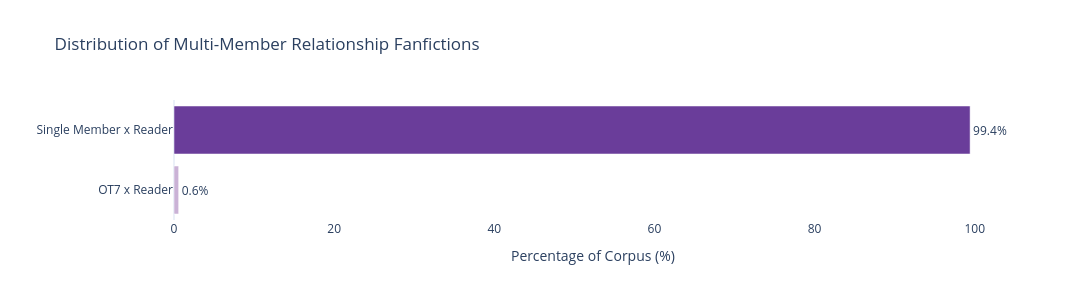

The notebook cell saved with this chart:
### Markdown cell above
### 4.4 Polyship Distribution

Checking manually annotated polyships with readers

### Code cell
# Copy dataframe
poly_df = fics.copy()

# Count values
poly_counts = (
    poly_df["polyship_human_flag"]
    .value_counts()
    .reset_index()
)

poly_counts.columns = [
    "Polyship Status",
    "Count"
]

# Convert boolean labels
poly_counts["Polyship Status"] = poly_counts["Polyship Status"].map({
    True: "OT7 x Reader",
    False: "Single Member x Reader"
})

# Percentage
poly_counts["Percentage"] = (
    poly_counts["Count"] / len(poly_df) * 100
)

# Sort descending
poly_counts = poly_counts.sort_values(
    "Percentage",
    ascending=False
).reset_index(drop=True)


# Horizontal bar chart
fig = go.Figure(
    go.Bar(
        y=poly_counts["Polyship Status"],
        x=poly_counts["Percentage"],
        orientation="h",
        text=[
            f"{x:.1f}%"
            for x in poly_counts["Percentage"]
        ],
        textposition="outside",
        marker_color=[
            "#6a3d9a",
            "#cab2d6"
        ]
    )
)

fig.update_layout(
    template="plotly_white",
    title="Distribution of Multi-Member Relationship Fanfictions",
    height=300,
    width=1100,
    xaxis=dict(
        title="Percentage of Corpus (%)",
        showgrid=False,
        showline=False
    ),
    yaxis=dict(
        title="",
        showgrid=False,
        showline=False
    )
)

# Highest percentage at top
fig.update_yaxes(
    categoryorder="array",
    categoryarray=poly_counts["Polyship Status"][::-1]
)

fig.show()

save_plotly_figure(
    fig,
    "06_multimembership_distribution",
    FICS_FIGURES_PATH
)

### Figure 1 — Plotly figure (JSON) as saved in the notebook; plotly's stock layout.template omitted (floating-point values rounded to 4 significant figures)
{"data": [{"marker": {"color": ["#6a3d9a", "#cab2d6"]}, "orientation": "h", "text": ["99.4%", "0.6%"], "textposition": "outside", "type": "bar", "x": [99.42, 0.5815], "y": ["Single Member x Reader", "OT7 x Reader"]}], "layout": {"height": 300, "title": {"text": "Distribution of Multi-Member Relationship Fanfictions"}, "width": 1100, "xaxis": {"showgrid": false, "showline": false, "title": {"text": "Percentage of Corpus (%)"}}, "yaxis": {"categoryarray": ["OT7 x Reader", "Single Member x Reader"], "categoryorder": "array", "showgrid": false, "showline": false, "title": {"text": ""}}}}
